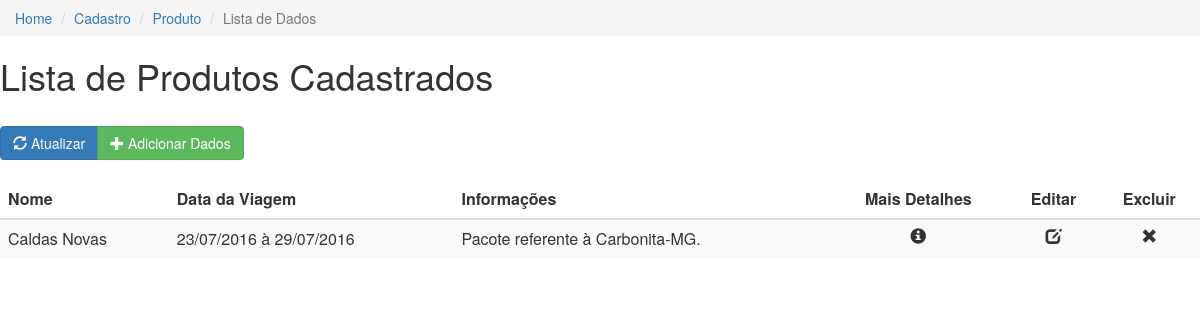
The page /viewers/admin/cadastro/produto.lista.php on the database as committed earlier.
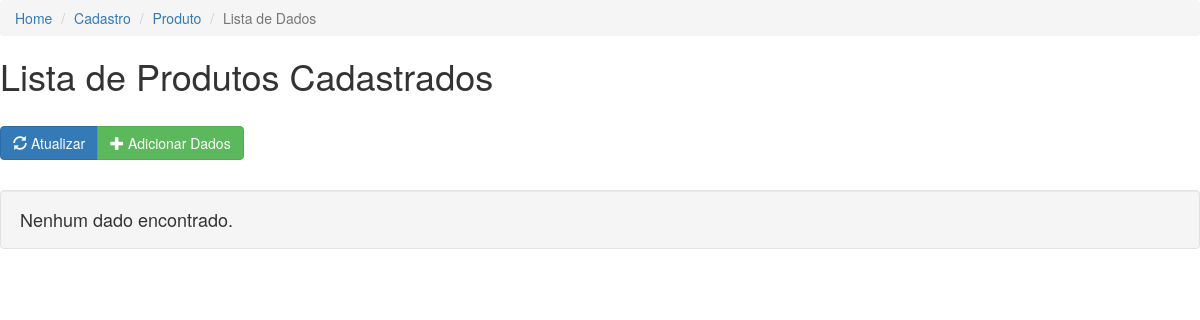
The same page on the database as committed later.
### tables this page shows
CREATE TABLE `produto` (
  `id_produto` int(11) NOT NULL AUTO_INCREMENT,
  `nome_produto` varchar(255) NOT NULL,
  `info_produto` text NOT NULL,
  `periodo_produto` text NOT NULL,
  `transporte_produto` text NOT NULL,
  `hospedagem_produto` text NOT NULL,
  `alimentacao_produto` text NOT NULL,
  `estrutura_produto` text NOT NULL,
  PRIMARY KEY (`id_produto`)
);

### engine/classes/produto.php (called while the page is built, shortened)
<?php
	class Produto{
		public function ReadAll(){
			$sql = "
				SELECT
					 t1.id_produto,
					 t1.nome_produto,
					 t1.info_produto,
					 t1.periodo_produto,
					 t1.transporte_produto,
					 t1.hospedagem_produto,
					 t1.alimentacao_produto,
					 t1.estrutura_produto
				FROM
					produto AS t1
			";
			$DB = new DB();
			$DB->open();
			$Data = $DB->fetchData($sql);
			if($Data ==NULL){
				$realData = $Data;
			}
			else{
				foreach($Data as $itemData){
					if(is_bool($itemData)) continue;
					else{
						$realData[] = $itemData;
					}
				}
			}
			return $realData;
		}
	};
?>

### engine/bd/bd.php (called while the page is built, shortened)
<?php
class DB
{
    private $dbi;
    function open()
    {
		$this->dbi = new PDO('mysql:host='.DB_HOSTI.';dbname='.DB_DATABASEI.';charset=utf8mb4',DB_USERNAMEI,DB_PASSWORDI);
		$this->dbi->setAttribute(PDO::ATTR_ERRMODE, PDO::ERRMODE_EXCEPTION);
		$this->dbi->setAttribute(PDO::ATTR_EMULATE_PREPARES, false);
    }
    function close()
    {
        $this->dbi = NULL;
    }
	function fetchData($sql)
    {
		$stmt = $this->dbi->query($sql);
		$results = $stmt->fetchAll(PDO::FETCH_ASSOC);
		return $results;
    }
}
?>

### viewers/admin/cadastro/produto.lista.php (the view, shortened to what this page needs)
<link href="../../../css/bootstrap.css" rel="stylesheet" type="text/css">
<ol class="breadcrumb">
	<li><a href="#" id="bread_home">Home</a></li>
    <li><a href="#" id="bread_cadastro">Cadastro</a></li>
    <li><a href="#" id="bread_produto">Produto</a></li>
    <li class="active">Lista de Dados</li>
</ol>
<h1> Lista de Produtos Cadastrados </h1>
<section class="btn-group" role="group" aria-label="...">
    <button type="button" class="btn btn-primary" id="Atualizar"> <span class="glyphicon glyphicon-refresh" arial-hidden="true"></span> Atualizar</button>
    <button type="button" class="btn btn-success" id="Adicionar"> <span class="glyphicon glyphicon-plus" arial-hidden="true"></span> Adicionar Dados </button>
</section>
<?php
	$Item = new Produto();
	$Item = $Item->ReadAll();
	if(empty($Item)){
		?>
        	<h4 class="well"> Nenhum dado encontrado. </h4>
        <?php
	}
	else {
		?>
   	<table class="table table-striped table-hover">
		<thead>
    		<tr>
        		<th>Nome</th>
            	<th>Data da Viagem</th>
            	<th>Informações</th>
                <th class="text-center">Mais Detalhes</th>
              	<th class="text-center">Editar</th>
            	<th class="text-center">Excluir</th>
        	</tr>
    	</thead>
   		<tbody>
        	<?php
				foreach($Item as $ItemRow){
			?>
       		<tr>
        		<td><?php echo $ItemRow['nome_produto']; ?></td>
                <td><?php echo $ItemRow['periodo_produto']; ?></td>
            	<td><?php echo $ItemRow['info_produto']; ?></td>
                <td class="text-center DetalhesItem" id="<?php echo $ItemRow['id_produto']; ?>"> <span class="glyphicon glyphicon-info-sign" aria-hidden="true"></span></td>
       	   	  	<form action="produto_editar.php" method="POST">
       	   	  		<td class="text-center EditarItem" id="<?php echo $ItemRow['id_produto']; ?>"> <span class="glyphicon glyphicon-edit" aria-hidden="true"></span></td>
       	   	  	</form>
       	   	  	<td class="text-center ExcluirItem" id="<?php echo $ItemRow['id_produto']; ?>"> <span class="glyphicon glyphicon-remove" aria-hidden="true"></span></td>
        	</tr>
		  	<?php
				}
			?>
   		</tbody>
 	</table>
        <?php
	}
?>

Rows that differ between the two databases and show on the page:
removed produto: nome_produto "Caldas Novas", periodo_produto "23/07/2016 à 29/07/2016", info_produto "Pacote referente à Carbonita-MG."
Other text that changed with them:
text no longer shown: "Nome Data da Viagem Informações Mais Detalhes Editar Excluir"
text now shown: "Nenhum dado encontrado."
